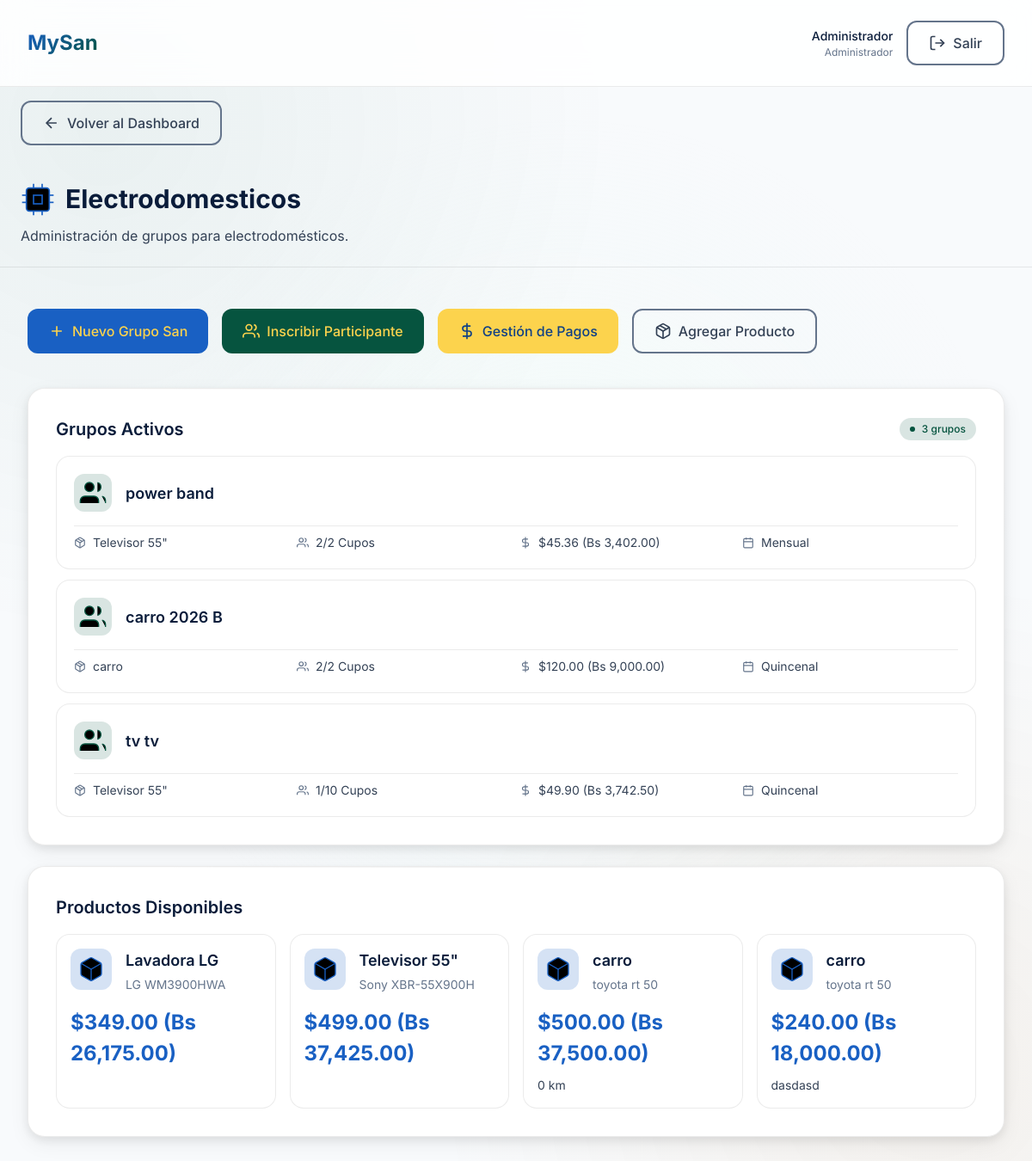
Page /modules/electrodomesticos/index.php (signed in) on the earlier database version.
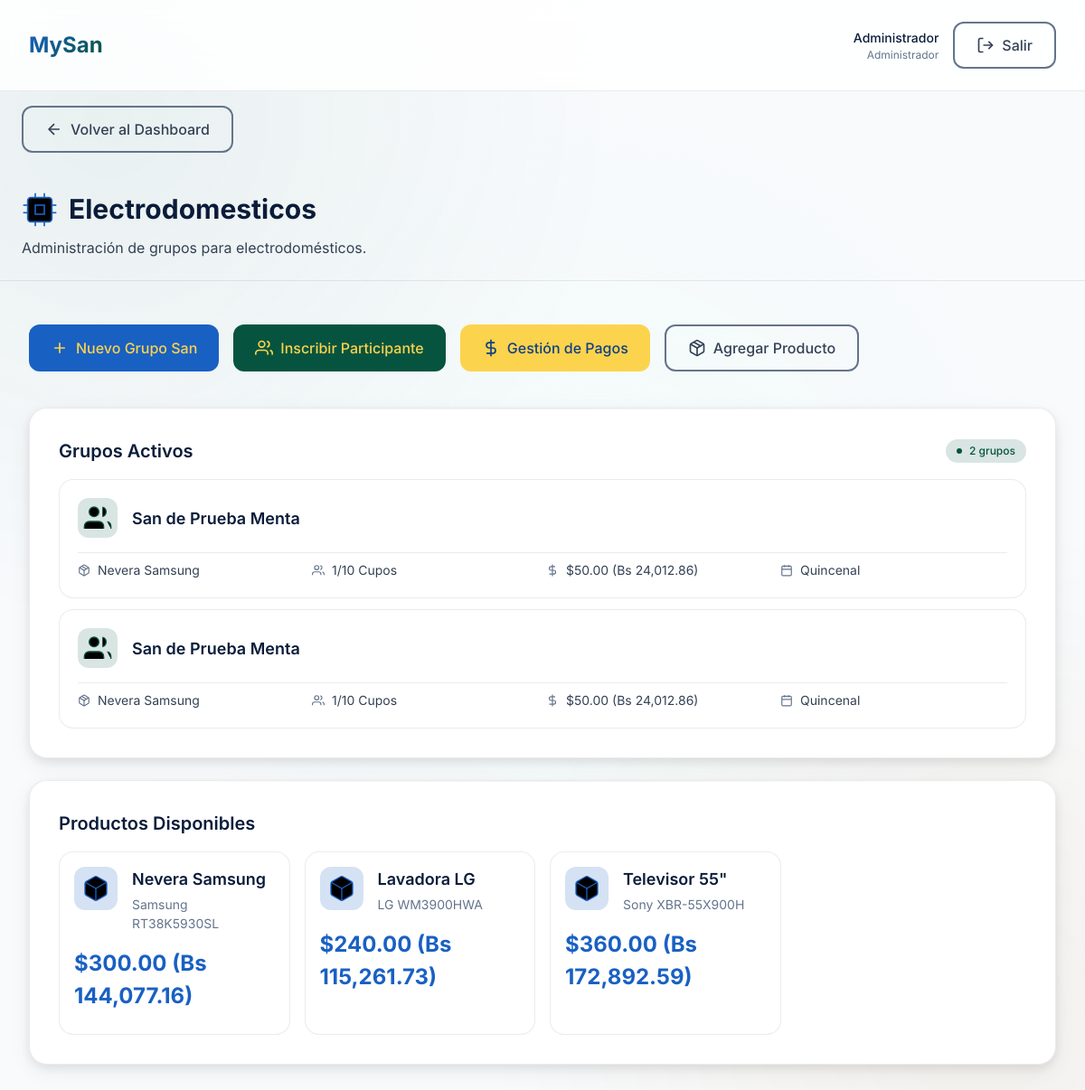
Same page on the later database version.
### tables this page shows
CREATE TABLE `grupos_san` (
  `id` int NOT NULL AUTO_INCREMENT,
  `producto_id` int NOT NULL,
  `nombre` varchar(100) NOT NULL,
  `fecha_inicio` date NOT NULL,
  `frecuencia` enum('quincenal','mensual') NOT NULL,
  `numero_cuotas` int NOT NULL,
  `cupos_totales` int NOT NULL,
  `cupos_ocupados` int DEFAULT '0',
  `monto_cuota` decimal(10,2) NOT NULL,
  `estado` enum('abierto','en_curso','finalizado') DEFAULT 'abierto',
  `created_at` timestamp NULL DEFAULT CURRENT_TIMESTAMP,
  `ronda_actual` int DEFAULT '1',
  PRIMARY KEY (`id`),
  KEY `producto_id` (`producto_id`),
  CONSTRAINT `grupos_san_ibfk_1` FOREIGN KEY (`producto_id`) REFERENCES `productos` (`id`) ON DELETE CASCADE
);

CREATE TABLE `productos` (
  `id` int NOT NULL AUTO_INCREMENT,
  `categoria_id` int NOT NULL,
  `nombre` varchar(100) NOT NULL,
  `marca` varchar(50) DEFAULT NULL,
  `modelo` varchar(50) DEFAULT NULL,
  `descripcion` text,
  `valor_total` decimal(10,2) NOT NULL,
  `imagen` varchar(255) DEFAULT NULL,
  `activo` tinyint DEFAULT '1',
  `created_at` timestamp NULL DEFAULT CURRENT_TIMESTAMP,
  PRIMARY KEY (`id`),
  KEY `categoria_id` (`categoria_id`),
  CONSTRAINT `productos_ibfk_1` FOREIGN KEY (`categoria_id`) REFERENCES `categorias` (`id`) ON DELETE CASCADE
);

CREATE TABLE `tasas_cambio` (
  `id` int NOT NULL AUTO_INCREMENT,
  `tasa` decimal(10,4) NOT NULL,
  `fecha` date NOT NULL,
  `origen` varchar(50) DEFAULT 'auto',
  `created_at` timestamp NULL DEFAULT CURRENT_TIMESTAMP,
  PRIMARY KEY (`id`),
  UNIQUE KEY `fecha` (`fecha`)
);

### config/database.php (called while the page is built, shortened)
<?php
try {
    $dsn = "mysql:host=" . DB_HOST . ";port=3306;dbname=" . DB_NAME . ";charset=" . DB_CHARSET;
    $options = [
        PDO::ATTR_ERRMODE => PDO::ERRMODE_EXCEPTION,
        PDO::ATTR_DEFAULT_FETCH_MODE => PDO::FETCH_ASSOC,
        PDO::ATTR_EMULATE_PREPARES => false,
    ];
    $pdo = new PDO($dsn, DB_USER, DB_PASS, $options);
} catch (PDOException $e) {
    die(json_encode([
        'success' => false,
        'message' => 'Error de conexión a la base de datos: ' . $e->getMessage()
    ]));
}
function getBcvRate()
{
    global $pdo;
    try {
        $today = date('Y-m-d');
        $stmt = $pdo->prepare("SELECT tasa FROM tasas_cambio WHERE fecha = ? ORDER BY id DESC LIMIT 1");
        $stmt->execute([$today]);
        if ($row = $stmt->fetch()) {
            return (float)$row['tasa'];
        }
        $ch = curl_init('https://ve.dolarapi.com/v1/dolares/oficial');
        $httpCode = curl_getinfo($ch, CURLINFO_HTTP_CODE);
        $newRate = null;
        $stmtLast = $pdo->query("SELECT tasa FROM tasas_cambio ORDER BY fecha DESC, id DESC LIMIT 1");
    } catch (Exception $e) {
    }
    return 75.00;
}
function formatMoneyBcv($amountUsd) {
    return formatMoneyCustomRate($amountUsd, getBcvRate());
}
function formatMoneyCustomRate($amountUsd, $rate) {
    $amountUsd = (float)$amountUsd;
    $rate = (float)$rate;
    $bs = $amountUsd * $rate;
    return '$' . number_format($amountUsd, 2) . ' (Bs ' . number_format($bs, 2) . ')';
}
?>

### modules/electrodomesticos/index.php (the view, shortened to what the changed rows need)
<?php
require_once '../../config/database.php';
$stmt = $pdo->prepare("
    SELECT p.*, c.nombre as categoria_nombre, c.color
    FROM productos p
    JOIN categorias c ON p.categoria_id = c.id
    WHERE c.nombre = 'Electrodomesticos' AND p.activo = TRUE
");
$stmt->execute();
$productos = $stmt->fetchAll();
$stmt = $pdo->prepare("
    SELECT gs.*, p.nombre as producto_nombre, p.marca as producto_marca, p.modelo as producto_modelo
    FROM grupos_san gs
    JOIN productos p ON gs.producto_id = p.id
    JOIN categorias c ON p.categoria_id = c.id
    WHERE c.nombre = 'Electrodomesticos' AND gs.estado != 'finalizado'
");
$stmt->execute();
$grupos = $stmt->fetchAll();
?>
<!DOCTYPE html>
<html lang="es">
<head>
    <link rel="stylesheet" href="../../assets/fonts/inter.css">
    <link rel="stylesheet" href="../../assets/css/reset.css">
    <link rel="stylesheet" href="../../assets/css/variables.css">
    <link rel="stylesheet" href="../../assets/css/bento-grid.css">
    <link rel="stylesheet" href="../../assets/css/main.css">
</head>
<body>
    <div class="main-content">
        <div class="page-header" style="padding: var(--space-6); margin-bottom: var(--space-4); border-bottom: 1px solid var(--glass-border);">
            <h1 class="page-title" style="font-size: var(--font-size-3xl); font-weight: var(--font-weight-bold); display: flex; align-items: center; gap: var(--space-3);">
                <svg class="icon-xl" style="width: 40px; height: 40px; stroke: var(--color-violeta);">
                    <use href="#icon-cpu"></use>
                </svg>
                Electrodomesticos
            </h1>
        </div>
        <div class="bento-container">
            <div class="bento-12">
                <div class="bento-box">
                    <div class="bento-header">
                        <div class="bento-title">Grupos Activos</div>
                        <span class="badge badge-success">
                            <span class="badge-dot"></span>
                            <?php echo count($grupos); ?> grupos
                        </span>
                    </div>
                    <div class="bento-content">
                        <?php if (empty($grupos)): ?>
                            <p style="text-align: center; padding: var(--space-8); color: var(--color-text-tertiary);">
                                No hay grupos activos. Crea uno nuevo para comenzar.
                            </p>
                        <?php else: ?>
                            <div class="card-list">
                                <?php foreach ($grupos as $grupo): ?>
                                    <div class="group-card"
                                        onclick="location.href='pagos.php?grupo_id=<?php echo $grupo['id']; ?>'">
                                        <div class="group-header">
                                            <div class="group-icon">
                                                <svg class="icon-lg" style="stroke: var(--color-menta);">
                                                    <use href="#icon-users"></use>
                                                </svg>
                                            </div>
                                            <div class="group-title"><?php echo htmlspecialchars($grupo['nombre']); ?></div>
                                        </div>
                                        <div class="group-details">
                                            <div class="detail-item">
                                                <svg class="icon" style="stroke: var(--color-text-tertiary);">
                                                    <use href="#icon-package"></use>
                                                </svg>
                                                <span
                                                    title="<?php echo htmlspecialchars($grupo['producto_nombre']); ?>"><?php echo htmlspecialchars($grupo['producto_nombre']); ?></span>
                                            </div>
                                            <div class="detail-item">
                                                <svg class="icon" style="stroke: var(--color-text-tertiary);">
                                                    <use href="#icon-users"></use>
                                                </svg>
                                                <span><?php echo $grupo['cupos_ocupados']; ?>/<?php echo $grupo['cupos_totales']; ?>
                                                    Cupos</span>
                                            </div>
                                            <div class="detail-item">
                                                <svg class="icon" style="stroke: var(--color-text-tertiary);">
                                                    <use href="#icon-dollar"></use>
                                                </svg>
                                                <span><?php echo formatMoneyBcv($grupo['monto_cuota']); ?></span>
                                            </div>
                                            <div class="detail-item">
                                                <svg class="icon" style="stroke: var(--color-text-tertiary);">
                                                    <use href="#icon-calendar"></use>
                                                </svg>
                                                <span><?php echo ucfirst($grupo['frecuencia']); ?></span>
                                            </div>
                                        </div>
                                    </div>
                                <?php endforeach; ?>
                            </div>
                        <?php endif; ?>
                    </div>
                </div>
            </div>
            <div class="bento-12">
                <div class="bento-box">
                    <div class="bento-content">
                        <div class="product-grid">
                            <?php foreach ($productos as $producto): ?>
                                <div class="product-card" style="position: relative; overflow: hidden;">
                                    <div class="product-header">
                                        <div class="product-icon">
                                            <svg class="icon-lg" style="stroke: var(--color-violeta);">
                                                <use href="#icon-package"></use>
                                            </svg>
                                        </div>
                                        <div class="product-info">
                                            <h3><?php echo htmlspecialchars($producto['nombre']); ?></h3>
                                            <div class="product-meta">
                                                <?php echo htmlspecialchars($producto['marca']); ?>
                                                <?php echo htmlspecialchars($producto['modelo']); ?>
                                            </div>
                                        </div>
                                    </div>
                                    <div class="product-price">
                                        <?php echo formatMoneyBcv($producto['valor_total']); ?>
                                    </div>
                                    <?php if ($producto['descripcion']): ?>
                                        <p style="color: var(--color-text-secondary); font-size: var(--font-size-sm);">
                                            <?php echo htmlspecialchars($producto['descripcion']); ?>
                                        </p>
                                    <?php endif; ?>
                                </div>
                            <?php endforeach; ?>
                        </div>
                    </div>
                </div>
            </div>
        </div>
    </div>
</body>
</html>

Differences in the rows shown:
removed grupos_san: nombre "power band", producto.nombre "Televisor 55\"", cupos_ocupados "2", cupos_totales "2", monto_cuota "$45.36 (Bs 3,402.00)", frecuencia "Mensual"
removed grupos_san: nombre "carro 2026 B", producto.nombre "carro", cupos_ocupados "2", cupos_totales "2", monto_cuota "$120.00 (Bs 9,000.00)", frecuencia "Quincenal"
removed grupos_san: nombre "tv tv", producto.nombre "Televisor 55\"", cupos_ocupados "1", cupos_totales "10", monto_cuota "$49.90 (Bs 3,742.50)", frecuencia "Quincenal"
removed productos: nombre "carro", marca "toyota", modelo "rt 50", valor_total "$500.00 (Bs 37,500.00)", descripcion "0 km"
removed productos: nombre "carro", marca "toyota", modelo "rt 50", valor_total "$240.00 (Bs 18,000.00)", descripcion "dasdasd"
added grupos_san: nombre "San de Prueba Menta", producto.nombre "Nevera Samsung", cupos_ocupados "1", cupos_totales "10", monto_cuota.tasa "$50.00 (Bs 24,012.86)", frecuencia "Quincenal"
added grupos_san: nombre "San de Prueba Menta", producto.nombre "Nevera Samsung", cupos_ocupados "1", cupos_totales "10", monto_cuota.tasa "$50.00 (Bs 24,012.86)", frecuencia "Quincenal"
now on this page (row edited): productos: nombre "Nevera Samsung", marca "Samsung", modelo "RT38K5930SL", valor_total.tasa "$300.00 (Bs 144,077.16)"
changed productos "Lavadora LG": valor_total.tasa "$349.00 (Bs 26,175.00)" → "$240.00 (Bs 115,261.73)"
changed productos "Televisor 55\"": valor_total.tasa "$499.00 (Bs 37,425.00)" → "$360.00 (Bs 172,892.59)"
Other differences:
count($grupos): "3" → "2"
